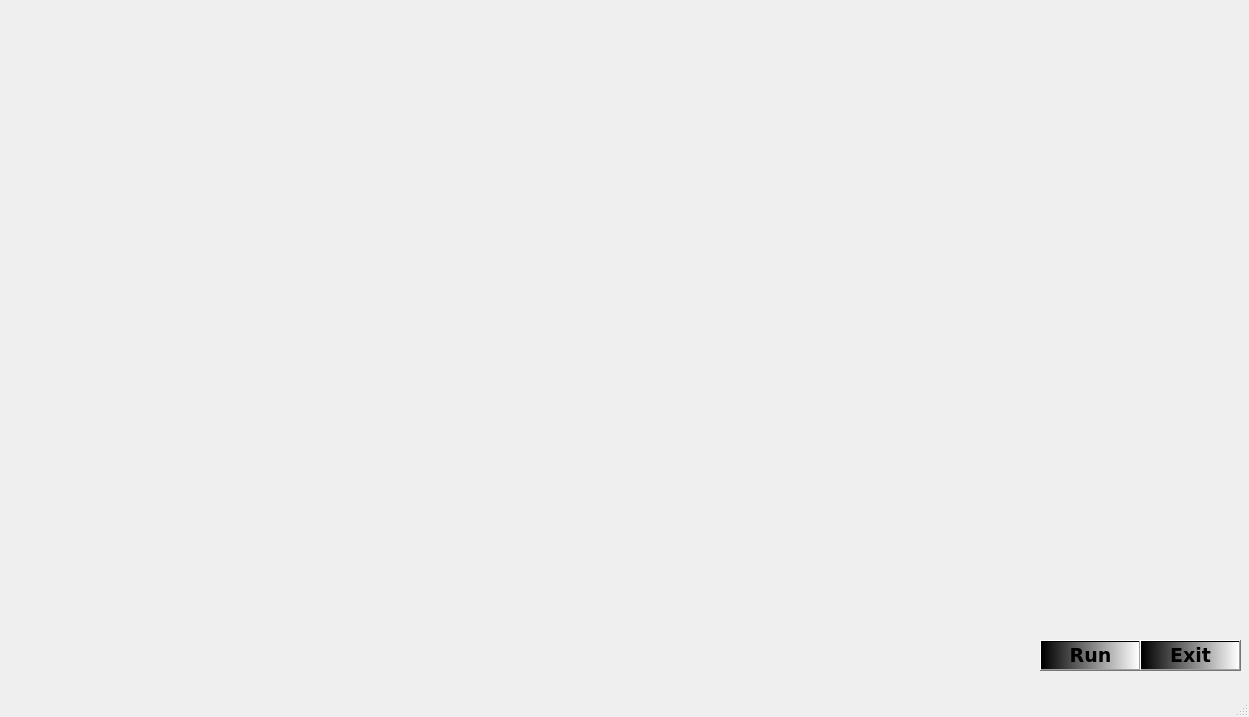
<?xml version="1.0" encoding="UTF-8"?>
<ui version="4.0">
 <class>MainWindow</class>
 <widget class="QMainWindow" name="MainWindow">
  <property name="geometry">
   <rect>
    <x>0</x>
    <y>0</y>
    <width>1249</width>
    <height>717</height>
   </rect>
  </property>
  <property name="windowTitle">
   <string>MainWindow</string>
  </property>
  <widget class="QWidget" name="centralwidget">
   <widget class="QLabel" name="label">
    <property name="geometry">
     <rect>
      <x>-2</x>
      <y>0</y>
      <width>1251</width>
      <height>691</height>
     </rect>
    </property>
    <property name="text">
     <string/>
    </property>
    <property name="pixmap">
     <pixmap>../../../Pictures/content/Jarvis_Gui (2).gif</pixmap>
    </property>
    <property name="scaledContents">
     <bool>true</bool>
    </property>
   </widget>
   <widget class="QLabel" name="label_2">
    <property name="geometry">
     <rect>
      <x>38</x>
      <y>50</y>
      <width>411</width>
      <height>381</height>
     </rect>
    </property>
    <property name="text">
     <string/>
    </property>
    <property name="pixmap">
     <pixmap>../../../Pictures/content/Iron_Template_1.gif</pixmap>
    </property>
    <property name="scaledContents">
     <bool>true</bool>
    </property>
   </widget>
   <widget class="QLabel" name="label_3">
    <property name="geometry">
     <rect>
      <x>468</x>
      <y>300</y>
      <width>221</width>
      <height>201</height>
     </rect>
    </property>
    <property name="text">
     <string/>
    </property>
    <property name="pixmap">
     <pixmap>../../../Pictures/content/pngtree-abstract-frames-technology-futuristic-interface-streaming-overlay-png-image_2311658.jpg</pixmap>
    </property>
    <property name="scaledContents">
     <bool>true</bool>
    </property>
   </widget>
   <widget class="QLabel" name="label_4">
    <property name="geometry">
     <rect>
      <x>700</x>
      <y>280</y>
      <width>491</width>
      <height>221</height>
     </rect>
    </property>
    <property name="text">
     <string/>
    </property>
    <property name="pixmap">
     <pixmap>../../../Pictures/content/dec7zp0-b1f90b09-8dd0-4877-9be1-cf990bad3309.gif</pixmap>
    </property>
    <property name="scaledContents">
     <bool>true</bool>
    </property>
   </widget>
   <widget class="QLabel" name="label_5">
    <property name="geometry">
     <rect>
      <x>38</x>
      <y>50</y>
      <width>141</width>
      <height>151</height>
     </rect>
    </property>
    <property name="text">
     <string/>
    </property>
    <property name="pixmap">
     <pixmap>../../../Pictures/content/Aqua.gif</pixmap>
    </property>
    <property name="scaledContents">
     <bool>true</bool>
    </property>
   </widget>
   <widget class="QLabel" name="label_6">
    <property name="geometry">
     <rect>
      <x>300</x>
      <y>50</y>
      <width>141</width>
      <height>151</height>
     </rect>
    </property>
    <property name="text">
     <string/>
    </property>
    <property name="pixmap">
     <pixmap>../../../Pictures/content/Aqua.gif</pixmap>
    </property>
    <property name="scaledContents">
     <bool>true</bool>
    </property>
   </widget>
   <widget class="QPushButton" name="pushButton">
    <property name="geometry">
     <rect>
      <x>1040</x>
      <y>640</y>
      <width>101</width>
      <height>31</height>
     </rect>
    </property>
    <property name="font">
     <font>
      <family>Verdana</family>
      <pointsize>14</pointsize>
      <bold>true</bold>
     </font>
    </property>
    <property name="styleSheet">
     <string notr="true">background-color: qlineargradient(spread:pad, x1:0, y1:0, x2:1, y2:0, stop:0 rgba(0, 0, 0, 255), stop:1 rgba(255, 255, 255, 255));</string>
    </property>
    <property name="text">
     <string>Run</string>
    </property>
   </widget>
   <widget class="QPushButton" name="pushButton_2">
    <property name="geometry">
     <rect>
      <x>1140</x>
      <y>640</y>
      <width>101</width>
      <height>31</height>
     </rect>
    </property>
    <property name="font">
     <font>
      <family>Verdana</family>
      <pointsize>14</pointsize>
      <bold>true</bold>
     </font>
    </property>
    <property name="styleSheet">
     <string notr="true">background-color: qlineargradient(spread:pad, x1:0, y1:0, x2:1, y2:0, stop:0 rgba(0, 0, 0, 255), stop:1 rgba(255, 255, 255, 255));</string>
    </property>
    <property name="text">
     <string>Exit</string>
    </property>
   </widget>
   <widget class="QTextBrowser" name="textBrowser">
    <property name="geometry">
     <rect>
      <x>510</x>
      <y>330</y>
      <width>141</width>
      <height>51</height>
     </rect>
    </property>
    <property name="font">
     <font>
      <family>Verdana</family>
      <pointsize>10</pointsize>
      <bold>true</bold>
     </font>
    </property>
    <property name="styleSheet">
     <string notr="true">background:transparent;
border-radius:none;
color:white;</string>
    </property>
   </widget>
   <widget class="QTextBrowser" name="textBrowser_2">
    <property name="geometry">
     <rect>
      <x>530</x>
      <y>420</y>
      <width>111</width>
      <height>51</height>
     </rect>
    </property>
    <property name="font">
     <font>
      <family>Verdana</family>
      <pointsize>11</pointsize>
      <bold>true</bold>
     </font>
    </property>
    <property name="styleSheet">
     <string notr="true">background:transparent;
border-radius:none;
color:white;</string>
    </property>
   </widget>
  </widget>
  <widget class="QMenuBar" name="menubar">
   <property name="geometry">
    <rect>
     <x>0</x>
     <y>0</y>
     <width>1249</width>
     <height>22</height>
    </rect>
   </property>
  </widget>
  <widget class="QStatusBar" name="statusbar"/>
 </widget>
 <resources/>
 <connections/>
</ui>
